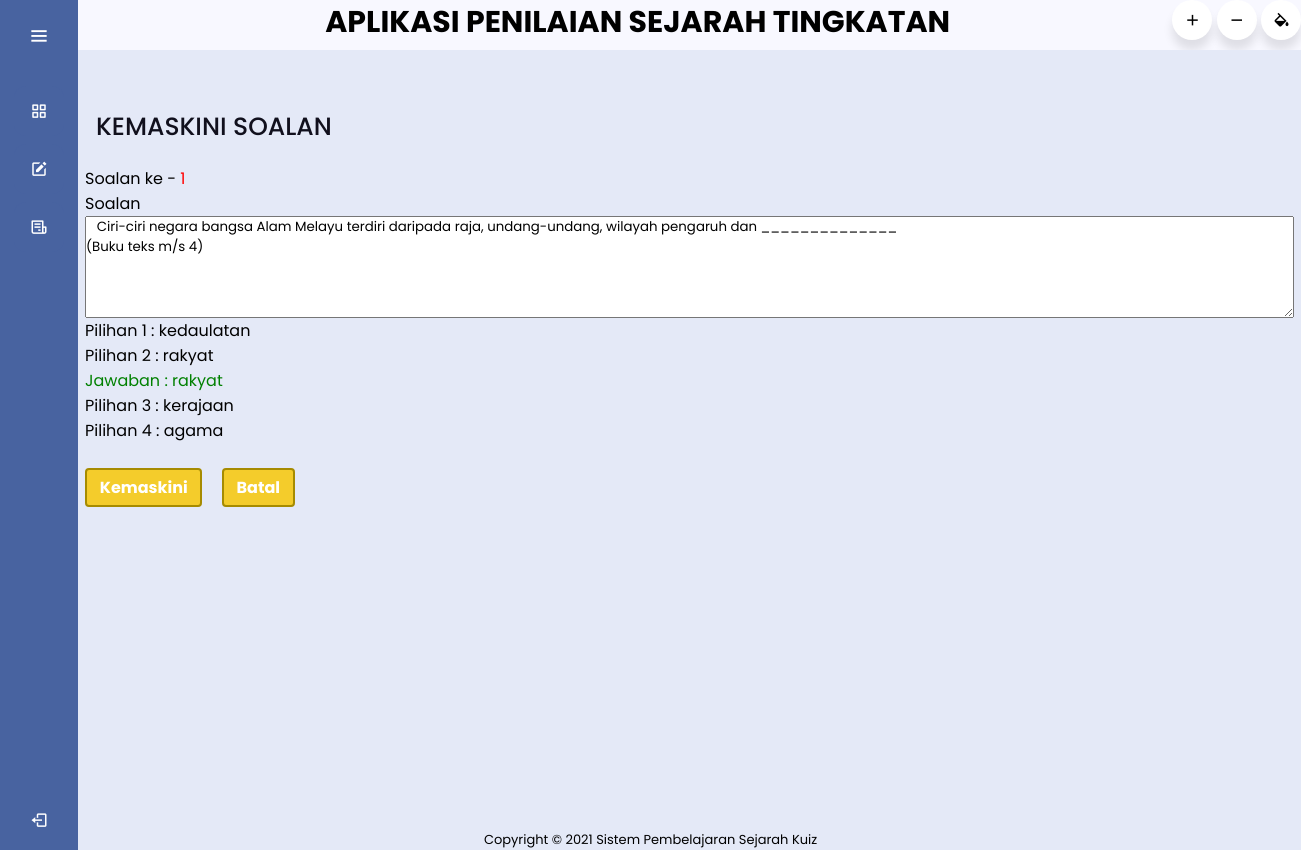
/edit_soalan.php?idsoalan=3 (signed in), run on the app's committed database.
### tables this page shows
CREATE TABLE `soalan` (
  `IDSoalan` int(11) NOT NULL,
  `NoSoalan` int(11) NOT NULL,
  `SoalanKuiz` text NOT NULL,
  `IDTopik` int(10) NOT NULL
);

CREATE TABLE `jawaban` (
  `IDJawaban` int(11) NOT NULL,
  `PilihanJawaban` text NOT NULL,
  `JawabanTepat` varchar(20) NOT NULL,
  `IDSoalan` int(11) NOT NULL
);

### edit_soalan.php (the view, shortened to what this page needs)
<?php
include 'header2.php';
?>
<?php
$soalan_terpilih = $_GET['idsoalan'];
$pilihSoalan = mysqli_query($hubung, "SELECT * FROM soalan WHERE IDSoalan='$soalan_terpilih'");
while($dataSoalan = mysqli_fetch_array($pilihSoalan))
{
$nom_soalan = $dataSoalan['NoSoalan'];
$soalan= $dataSoalan['SoalanKuiz'];
}
?>
<html>
<head>
    <link rel="stylesheet" href="edit_soalan.css">
    <link rel="stylesheet" href="https://cdnjs.cloudflare.com/ajax/libs/font-awesome/4.7.0/css/font-awesome.min.css">
    <?php include "menu.php";?>
    </head>
	<body>
    <section class="home-section">
      <div class="text">KEMASKINI SOALAN</div>
    <center>
	<main>
<table>
	<tr>
		<td>
<form action="save_edit_soalan.php" method="POST"
enctype="multipart/form-data">
<p>
<label>Soalan ke - <a style="color:red"><?php echo $nom_soalan; ?></a></label>
    </p>
<p>
<label>Soalan</label>
<br>
<textarea id="paparan_soalan" name="paparan_soalan" rows="5" cols="105" autofocus> <?php echo $soalan; ?></textarea>
</p >
<?php
$no=1;
$pilihan = mysqli_query($hubung, "SELECT * FROM jawaban AS a INNER JOIN soalan AS q ON q.IDSoalan = a.IDSoalan WHERE q.IDSoalan=$soalan_terpilih");
while($dataPilihan = mysqli_fetch_array($pilihan))
{
?>
 <div class="form_wrap">
        <div class="input_wrap">
<p>
Pilihan <?php echo $no; ?> :
<?php echo $dataPilihan ['PilihanJawaban']; ?>
</p>
<p style="color:green;">
<?php
if($dataPilihan['JawabanTepat'] ==1){
echo "Jawaban : ";
echo $dataPilihan['PilihanJawaban'];
}
?>
</p>
<?php $no++; } ?>
<br>
<p>
<input type="submit" name="submit" value="Kemaskini" class="topic_button"/>
<input type="button" value="Batal" class="topic_button" onclick="history.back()"/>
</p>
</form></td></tr>
</table>
</main>
</center>
<?php include 'footer.php';?>
  </body>
</html>

### header2.css (style rules this page uses)
body { margin:0px; padding: 0px; background-color:#F8F8FF; overflow: hidden; }

### edit_soalan.css (style rules this page uses)
body { margin:0px; padding: 0px; background-color:#F8F8FF; overflow: hidden; }
.home-section { position: relative; background: #E4E9F7; min-height: 100vh; top: 0; left: 78px; width: calc(100% - 78px); transition: all 0.5s ease; z-index: 2; }
.home-section .text { display: inline-block; color: #11101d; font-size: 25px; font-weight: 500; margin: 18px; }

### menu.css (style rules this page uses)
* { margin: 0; padding: 0; box-sizing: border-box; font-family: "Poppins" , sans-serif; }

### edit_soalan.php (style rules this page uses)
.topic_button { -webkit-appearance: none; background: #F4CC2B; border: 2px solid #a68b00; border-radius: 4px; outline: none; padding: 0.3em 0.8em; margin-right: 15px; color: #ffffff; font-size: 1em; font-weight: bold; cursor: pointer; }

### data on the page
soalan: NoSoalan "1", paparan_soalan "Ciri-ciri negara bangsa Alam Melayu terdiri daripada raja, undang-undang, wilayah pengaruh dan ______________ (Buku teks m/s 4)"
jawaban: PilihanJawaban "kedaulatan"
jawaban: PilihanJawaban "rakyat"
jawaban: PilihanJawaban "kerajaan"
jawaban: PilihanJawaban "agama"

### other printed values
$footer "Sistem Pembelajaran Sejarah Kuiz"
